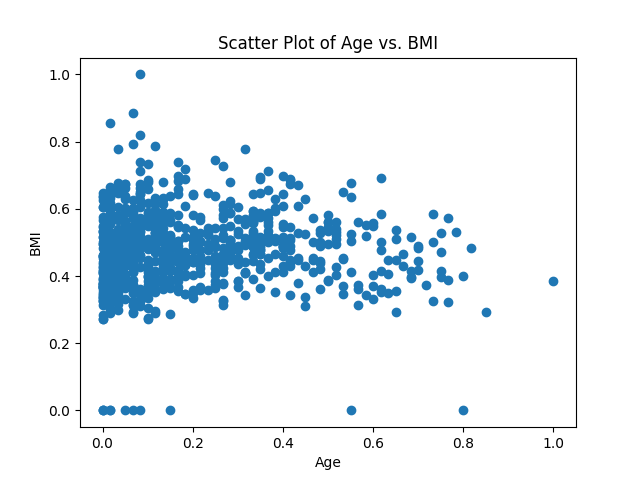

Write Python code to recreate this figure.
import matplotlib.pyplot as plt
import pandas as pd

# Load the data frame passed from the previous script (eda.py)
data = pd.read_csv('/home/[user]/data_vis.csv')

# Create a simple scatter plot as an example visualization
plt.scatter(data['Age'], data['BMI'])
plt.xlabel('Age')
plt.ylabel('BMI')
plt.title('Scatter Plot of Age vs. BMI')

# Save the visualization as vis.png
plt.savefig('/home/[user]/vis.png')

# Optionally, display the visualization (you can remove this line if not needed)
plt.show()

